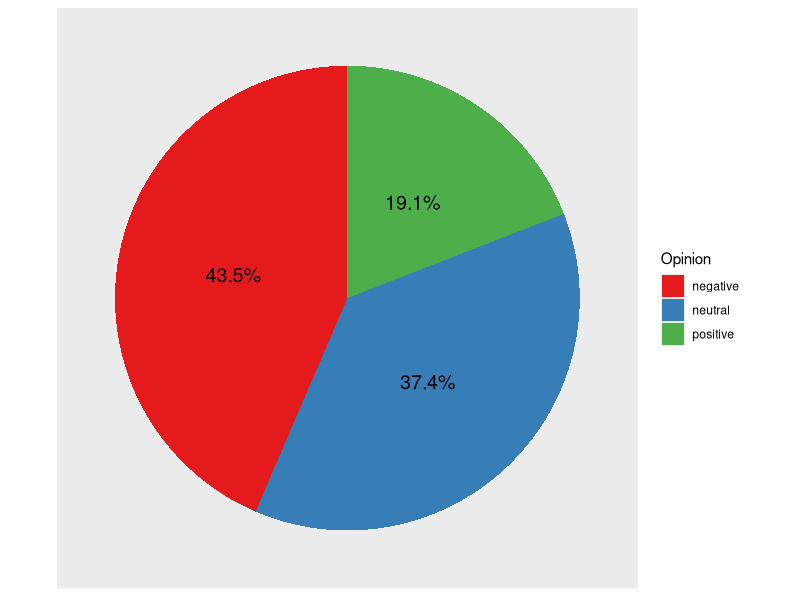
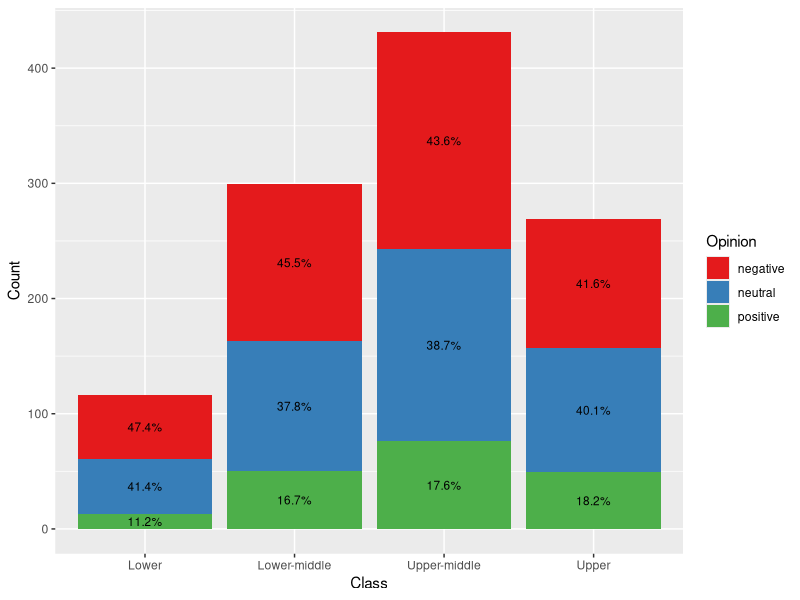

The R script that drew these images, in order:
# ============================== setup ========================================
library(tidyverse)

# loading data
data <- read.csv("../data/Whatsgoodly - Thought Catalog Influencers.csv",
  stringsAsFactors = FALSE
)

# filtering data for question on annoyance
opinion_df <- data %>%
  filter(grepl("Does it annoy you", Question)) %>%
  mutate(Opinion = ifelse(grepl("Y", Answer), "negative",
    ifelse(grepl("N", Answer), "positive", "neutral")
  ))

# ==================== gathering relevant data for charts =====================
overall_opinion <- opinion_df %>%
  filter(Segment.Description == "Global results")

by_gender <- opinion_df %>%
  filter(Segment.Type == "Gender")

by_race <- opinion_df %>%
  filter(grepl("closely", Segment.Description))

by_econ <- opinion_df %>%
  filter(grepl("parents", Segment.Description)) %>%
  mutate(Class = ifelse(grepl("240", Segment.Description), "Upper",
    ifelse(grepl("160", Segment.Description), "Upper-middle",
      ifelse(grepl("9", Segment.Description), "Lower-middle",
        "Lower"
      )
    )
  )) %>%
  mutate(Class = factor(Class, levels = c("Lower", "Lower-middle", "Upper-middle", "Upper")))

by_university <- opinion_df %>%
  filter(Segment.Type == "University")

by_major <- opinion_df %>%
  filter(grepl("What's your major", Segment.Description))

# =============================== charts ======================================

# pie chart of overall opinion
chart_all <- ggplot(data = overall_opinion, aes(x = "", y = Count, fill = Opinion)) +
  geom_bar(width = 1, stat = "identity") +
  geom_text(
    label = paste0(pull(overall_opinion, Percentage) * 100, "%"),
    size = 5,
    position = position_stack(vjust = .5)
  ) +
  coord_polar("y", start = 0) +
  scale_fill_brewer(palette = "Set1") +
  theme(
    axis.title.x = element_blank(),
    axis.title.y = element_blank(),
    axis.text = element_blank(),
    axis.ticks = element_blank(),
    panel.grid = element_blank()
  )

# stacked bar plot of opion count by class
chart_econ <- ggplot(data = by_econ, aes(x = Class, Count, fill = Opinion)) +
  geom_col() +
  geom_text(
    label = paste0(pull(by_econ, Percentage) * 100, "%"),
    size = 3,
    position = position_stack(vjust = .5)
  ) +
  scale_fill_brewer(palette = "Set1")
